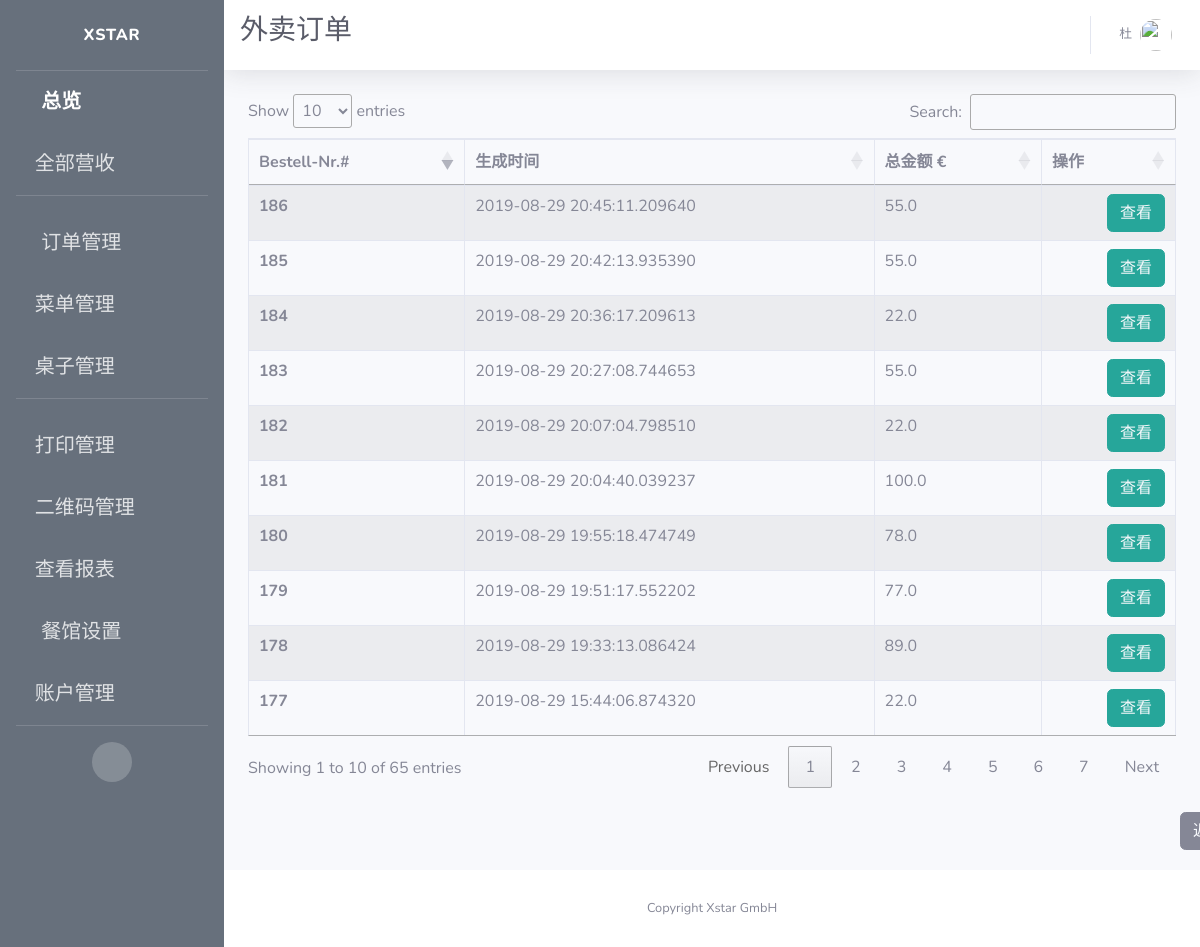
The app's page /admin/takeaway/orders/all (signed in) with its own data.
### app/models.py (models this page shows, shortened)
class User(UserMixin, db.Model):
    id = db.Column(db.Integer, primary_key=True)
    username = db.Column(db.String(64), index=True, unique=True, nullable=False)
    alias = db.Column(db.String(64))
    email = db.Column(db.String(120), unique=True)
    password_hash = db.Column(db.String(128))
    permissions = db.Column(db.Integer)
    container = db.Column(db.String(300))

class Order(db.Model):
    id = db.Column(db.Integer, primary_key=True, unique=True, index=True)
    totalPrice = db.Column(db.Float, unique=False)
    orderNumber = db.Column(db.String(200), unique=True)
    timeCreated = db.Column(db.DateTime, default=datetime.utcnow)
    isPaid = db.Column(db.Boolean, default=False)
    isReady = db.Column(db.Boolean, default=False)
    isPickedUp = db.Column(db.Boolean, default=False)
    items = db.Column(db.String(300))
    pay_via = db.Column(db.String(100))
    type = db.Column(db.String(100))
    container = db.Column(db.String(300))
    mealPrinted = db.Column(db.Boolean, default=False)
    printed = db.Column(db.Boolean, default=False)
    settleTime = db.Column(db.DateTime)
    settleID = db.Column(db.String(500))
    table_name = db.Column(db.String(500))
    seat_number = db.Column(db.String(500))
    isCancelled = db.Column(db.Boolean(), default=False)
    dishes = db.Column(db.String(1500))
    discount = db.Column(db.Float)
    discount_rate = db.Column(db.Float)

### app/routes.py (the view)
@app.route("/admin/takeaway/orders/all")
@login_required
def all_out_orders():
    referrer = request.headers.get('Referer')
    orders = Order.query.filter(Order.type == "Out").all()
    context = dict(title=u'外卖订单',
                   orders=orders,
                   referrer=referrer,
                   company_name=company_info.get('company_name'))
    return render_template('all_out_orders.html', **context)

### app/models.py (called while the page is built)
@login.user_loader
def load_user(id):
    return User.query.get(int(id))

### app/templates/all_out_orders.html (shortened to what this page needs)
{% extends 'base.html' %}
{% block css %}
<link rel="stylesheet" type="text/css" href="https://cdn.datatables.net/1.10.19/css/jquery.dataTables.css">
<link rel="stylesheet" type="text/css" href="https://cdnjs.cloudflare.com/ajax/libs/twitter-bootstrap/4.1.3/css/bootstrap.css">
<link rel="stylesheet" type="text/css" href="https://cdn.datatables.net/1.10.19/css/dataTables.bootstrap4.min.css">
{% endblock %}
{% block title %}
<h1 class="h3 mb-2 text-gray-800">{{ title }}</h1>
{% endblock %}
{% block content %}
<div class="row">
    <div class="col-sm-12">
        <table id="example" class="table table-striped table-bordered">
      <thead>
        <tr>
          <th scope="col">Bestell-Nr.#</th>
          <th scope="col">生成时间</th>
          <th scope="col">总金额 €</th>
          <th scope="col">操作</th>
        </tr>
      </thead>
      <tbody>
      {% for order in orders %}
        <tr id={{ order.id }}>
          <th scope="row">{{ order.id }}</th>
          <td>{{ order.timeCreated }}</td>
          <td>{{ order.totalPrice }}</td>
          <td style="text-align:right">
            <span>
              <button type="button" class="btn btn-info" style="border-color:#26a69a; background-color:#26a69a;">
                <a href={{ url_for('takeaway_order_view', order_id=order.id) }} style="color: rgb(247, 249, 252)">
                  查看
                </a>
              </button>
            </span>
          </td>
        </tr>
      {% endfor %}
      </tbody>
    </table>
    </div>
</div>
<br>
<button type="button" class="btn btn-secondary" id="back">
  <a href="{{referrer}}" style="color: rgb(247, 249, 252)">
    返回
  </a>
</button>
{% endblock %}

### app/templates/base.html (shortened to what this page needs)
<!DOCTYPE html>
<html lang="en">
<head>
  {% block css %}
  {% endblock %}
  <link href="{{ url_for('static', filename='fontawesome-free/css/all.min.css') }}" rel="stylesheet" type="text/css">
  <link href="{{ url_for('static', filename='css/sb-admin-2.min.css')}}" rel="stylesheet">
</head>
<body id="page-top">
  <div id="wrapper">
    <ul class="navbar-nav bg-gradient-primary sidebar sidebar-dark accordion" id="accordionSidebar">
      <a class="sidebar-brand d-flex align-items-center justify-content-center" href="{{ url_for('index') }}">
        <div class="sidebar-brand-text mx-3">Xstar</div>
      </a>
      <hr class="sidebar-divider my-0">
      <li class="nav-item active">
        <a class="nav-link" href="{{url_for('index') }}">
          <i class="fas fa-fw fa-tachometer-alt"></i>
          <span>总览</span></a>
      </li>
      <li class="nav-item">
        <a class="nav-link collapsed" href="#" data-toggle="collapse" data-target="#collapseOne" aria-expanded="true" aria-controls="collapseOne">
          <i class="fas fa-money-bill-alt"></i>
          <span>全部营收</span>
        </a>
      </li>
      <hr class="sidebar-divider">
      <li class="nav-item">
        <a class="nav-link collapsed" href="#" data-toggle="collapse" data-target="#collapseTwo" aria-expanded="true" aria-controls="collapseTwo">
          <i class="fas fa-fw fa-cog"></i>
          <span>订单管理</span>
        </a>
      </li>
      <li class="nav-item">
        <a class="nav-link collapsed" href="#" data-toggle="collapse" data-target="#collapseMenu" aria-expanded="true" aria-controls="collapseTwo">
        <i class="fas fa-utensils"></i>
          <span>菜单管理</span>
        </a>
      </li>
      <li class="nav-item">
        <a class="nav-link collapsed" href="#" data-toggle="collapse" data-target="#collapseUtilities" aria-expanded="true" aria-controls="collapseUtilities">
          <i class="fas fa-chair"></i>
          <span>桌子管理</span>
        </a>
      </li>
      <hr class="sidebar-divider">
      <li class="nav-item">
        <a class="nav-link collapsed" href="#" data-toggle="collapse" data-target="#collapsePages" aria-expanded="true" aria-controls="collapsePages">
          <i class="fas fa-print"></i>
          <span>打印管理</span>
        </a>
      </li>
      <li class="nav-item">
        <a class="nav-link" href={{ url_for('qrcode_manage') }}>
          <i class="fas fa-qrcode"></i>
          <span>二维码管理</span>
        </a>
      </li>
      <li class="nav-item">
        <a class="nav-link collapsed" href="#" data-toggle="collapse" data-target="#collapseLogs" aria-expanded="true" aria-controls="collapseUtilities">
          <i class="far fa-sticky-note"></i>
          <span>查看报表</span>
        </a>
      </li>
      <li class="nav-item">
        <a class="nav-link" href="{{ url_for('set_store') }}">
          <i class="fas fa-fw fa-wrench"></i>
          <span>餐馆设置</span></a>
      </li>
      {% if current_user.permissions == 100 %}
      <li class="nav-item">
        <a class="nav-link" href="{{ url_for('boss_users_manage') }}">
          <i class="fas fa-users"></i>
          <span>账户管理</span></a>
      </li>
      {% else %}
      <li class="nav-item">
        <a class="nav-link" href="{{ url_for('users_manage') }}">
          <i class="fas fa-users"></i>
          <span>跑堂人员列表</span></a>
      </li>
      {% endif %}
      <hr class="sidebar-divider d-none d-md-block">
      <div class="text-center d-none d-md-inline">
        <button class="rounded-circle border-0" id="sidebarToggle"></button>
      </div>
    </ul>
    <div id="content-wrapper" class="d-flex flex-column">
      <div id="content">
        <nav class="navbar navbar-expand navbar-light bg-white topbar mb-4 static-top shadow">
          {% block title %}
          {% endblock %}
          <ul class="navbar-nav ml-auto">
            <li class="nav-item dropdown no-arrow">
              <a class="nav-link dropdown-toggle" href="#" id="userDropdown" role="button" data-toggle="dropdown" aria-haspopup="true" aria-expanded="false">
                <span class="mr-2 d-none d-lg-inline text-gray-600 small">{{ current_user.alias }}</span>
                <img class="img-profile rounded-circle" src="https://source.unsplash.com/QAB-WJcbgJk/60x60">
              </a>
            </li>
          </ul>
        </nav>
        <div class="container-fluid">
          {% block content %}{% endblock %}
        </div>
      </div>
      <footer class="sticky-footer bg-white">
        <div class="container my-auto">
          <div class="copyright text-center my-auto">
            <span>Copyright {{ company_name }}</span>
          </div>
        </div>
      </footer>
    </div>
  </div>
</body>
</html>

### app/templates/all_out_orders.html (style rules this page uses)
#back { margin-left: 932px; margin-bottom: 20px; color: rgb(247, 249, 252); }

### app/templates/base.html (style rules this page uses)
.bg-gradient-primary { background-image: linear-gradient(180deg,#67707c 10%,#67707c 100%); background-size: cover; }

### records on screen
User: alias "杜"
Order: id "177", timeCreated "2019-08-29 15:44:06.874320", totalPrice "22.0"
Order: id "178", timeCreated "2019-08-29 19:33:13.086424", totalPrice "89.0"
Order: id "179", timeCreated "2019-08-29 19:51:17.552202", totalPrice "77.0"
Order: id "180", timeCreated "2019-08-29 19:55:18.474749", totalPrice "78.0"
Order: id "181", timeCreated "2019-08-29 20:04:40.039237", totalPrice "100.0"
Order: id "182", timeCreated "2019-08-29 20:07:04.798510", totalPrice "22.0"
Order: id "183", timeCreated "2019-08-29 20:27:08.744653", totalPrice "55.0"
Order: id "184", timeCreated "2019-08-29 20:36:17.209613", totalPrice "22.0"
Order: id "185", timeCreated "2019-08-29 20:42:13.935390", totalPrice "55.0"
Order: id "186", timeCreated "2019-08-29 20:45:11.209640", totalPrice "55.0"

### other values on screen
{{ title }} "外卖订单"
{{ company_name }} "Xstar GmbH"
